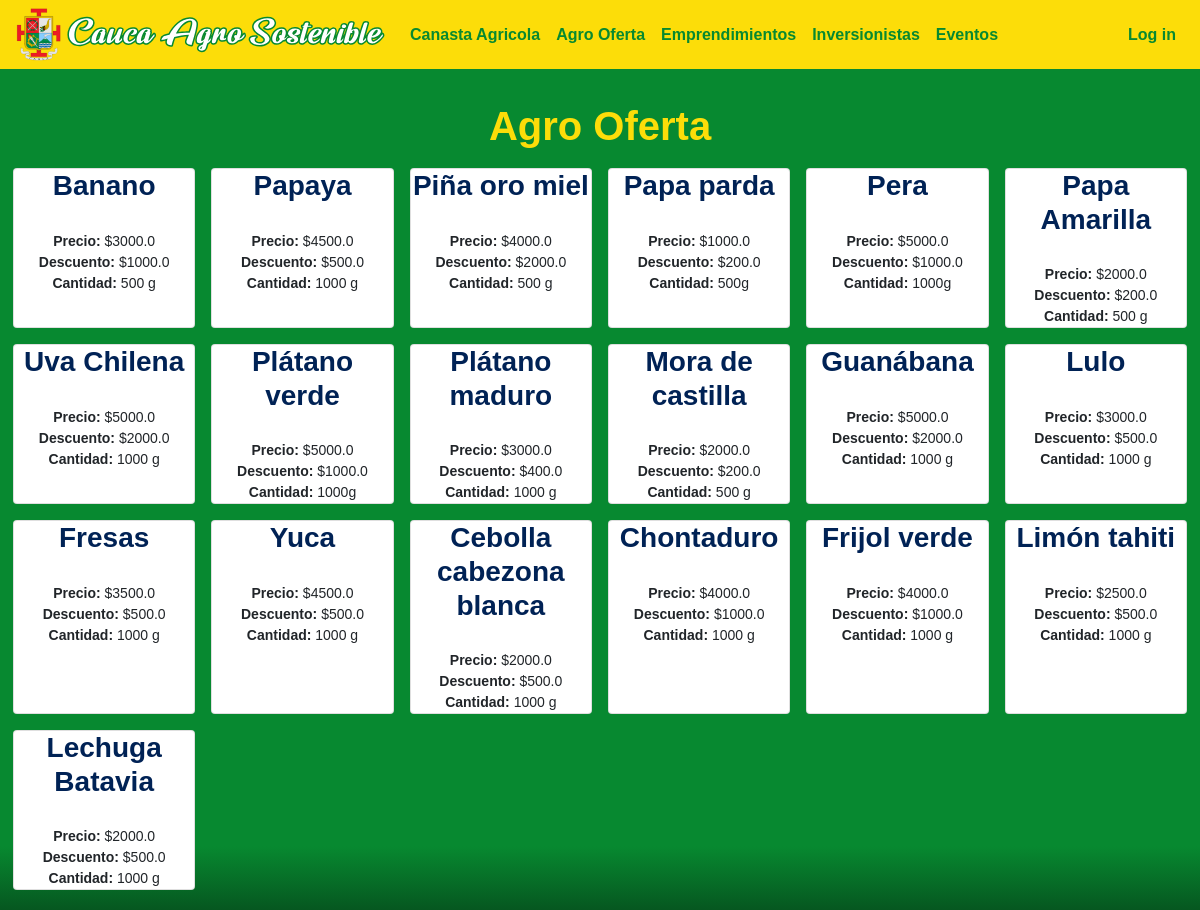
Before: /agro-oferta with the older database file.
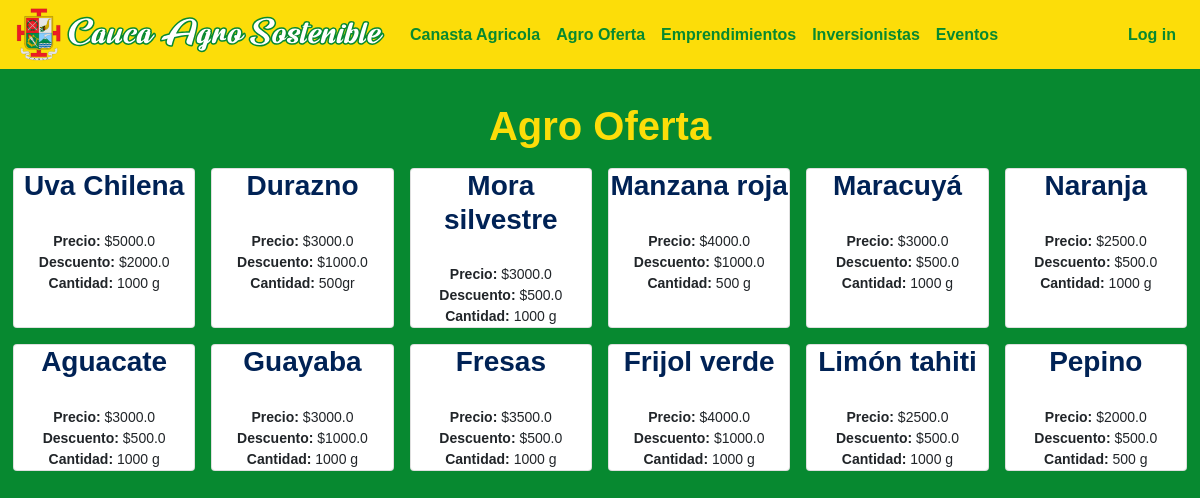
After: the same page with the newer database file.
### caucaSostenible/models.py (models this page shows)
class Product(models.Model):
   name = models.CharField(max_length=60)
   price = models.FloatField()
   discount = models.FloatField()
   description = models.CharField(max_length=300)
   imgURL = models.CharField(max_length=300)

### caucaSostenible/views.py (the view)
# urls.py: path("agro-oferta", views.farming_offers_view, name="agro-oferta"),
def farming_offers_view(request):
    products = Product.objects.all().exclude(discount=0)
    billDetails = None
    if request.user.id != None:
        bill = Bill.objects.get(user=request.user)
        if bill:
            billDetails = serializers.serialize("json", BillDetail.objects.all().filter(bill=bill))
    return render(request, "general/agro_oferta.html", {"products": products, "billDetails": billDetails})

### caucaSostenible/templates/general/agro_oferta.html (shortened to what this page needs)
{% extends "general/layout.html" %}
{% load static %}
{% block body %}
<div id="main-container">
    <h1><center>Agro Oferta</center></h1>
    <div class="form-row">
        {% for product in products %}
        <div class="col-12 col-sm-4 col-lg-2 p-2">
            <article class="card h-100 bg-sucess">
                <center>
                    <h3><b>{{product.name}}</b></h3>
                    <p><b>Precio:</b> ${{product.price}}</p>
                    <p><b>Descuento:</b> ${{product.discount}}</p>
                    <p><b>Cantidad:</b> {{product.description}}</p>
                </center>
            </article>
        </div>
        {% endfor %}
    </div>
</div>
{% endblock %}

Changed rows visible on the page:
no longer on this page (row edited): Product: name "Banano", price "3000.0", discount "1000.0", description "500 g"
no longer on this page (row edited): Product: name "Papaya", price "4500.0", discount "500.0", description "1000 g"
no longer on this page (row edited): Product: name "Piña oro miel", price "4000.0", discount "2000.0", description "500 g"
no longer on this page (row edited): Product: name "Papa parda", price "1000.0", discount "200.0", description "500g"
no longer on this page (row edited): Product: name "Pera", price "5000.0", discount "1000.0", description "1000g"
no longer on this page (row edited): Product: name "Papa Amarilla", price "2000.0", discount "200.0", description "500 g"
no longer on this page (row edited): Product: name "Plátano verde", price "5000.0", discount "1000.0", description "1000g"
no longer on this page (row edited): Product: name "Plátano maduro", price "3000.0", discount "400.0", description "1000 g"
no longer on this page (row edited): Product: name "Mora de castilla", price "2000.0", discount "200.0", description "500 g"
no longer on this page (row edited): Product: name "Guanábana", price "5000.0", discount "2000.0", description "1000 g"
no longer on this page (row edited): Product: name "Lulo", price "3000.0", discount "500.0", description "1000 g"
no longer on this page (row edited): Product: name "Yuca", price "4500.0", discount "500.0", description "1000 g"
no longer on this page (row edited): Product: name "Cebolla cabezona blanca", price "2000.0", discount "500.0", description "1000 g"
no longer on this page (row edited): Product: name "Chontaduro", price "4000.0", discount "1000.0", description "1000 g"
no longer on this page (row edited): Product: name "Lechuga Batavia", price "2000.0", discount "500.0", description "1000 g"
now on this page (row edited): Product: name "Durazno", price "3000.0", discount "1000.0", description "500gr"
now on this page (row edited): Product: name "Mora silvestre", price "3000.0", discount "500.0", description "1000 g"
now on this page (row edited): Product: name "Manzana roja", price "4000.0", discount "1000.0", description "500 g"
now on this page (row edited): Product: name "Maracuyá", price "3000.0", discount "500.0", description "1000 g"
now on this page (row edited): Product: name "Naranja", price "2500.0", discount "500.0", description "1000 g"
now on this page (row edited): Product: name "Aguacate", price "3000.0", discount "500.0", description "1000 g"
now on this page (row edited): Product: name "Guayaba", price "3000.0", discount "1000.0", description "1000 g"
now on this page (row edited): Product: name "Pepino", price "2000.0", discount "500.0", description "500 g"
